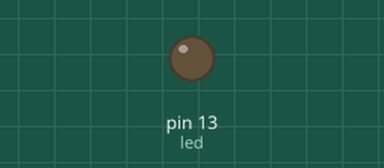
This sketch was run on a simulated Arduino Uno, built with avr-gcc and run on an emulated ATmega328P. Parts: output pins drawn as LEDs (lit = HIGH).

Above: at 0.3 s.
At 4.6 s:
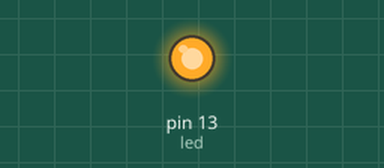
Timing chart, 0 to 7.0 s (numbered marks = the images above):
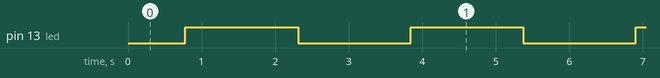

Measured:
- by itself, pin 13 (led): alternates HIGH for 1.5 s and LOW for 1.5 s

The sketch:

led_fade.ino
```cpp
int led = 13;          // the PWM pin the LED is attached to
int brightness = 0;    // how bright the LED is
int fadeAmount = 5;

void setup() {
  // declare pin 13 to be an output:
  pinMode(led, OUTPUT);
}

void loop() {
  // set the brightness of pin 13:
  analogWrite(led, brightness);

  // change the brightness for next time through the loop:
  brightness = brightness + fadeAmount;

  // reverse the direction of the fading at the ends of the fade:
  if (brightness <= 0 || brightness >= 255) {
    fadeAmount = -fadeAmount;
  }
  // wait for 30 milliseconds to see the dimming effect
  delay(30);
}
```
